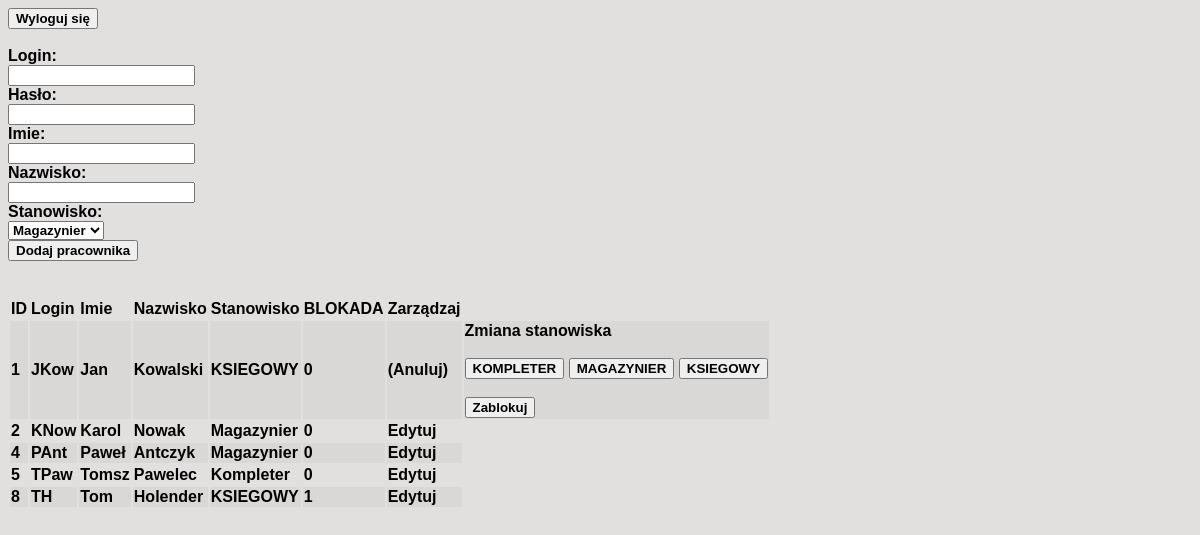
Page /mag/kadra.php?edit=1 on the committed database.
### tables this page shows
CREATE TABLE `pracownik` (
  `ID_PRACOWNIKA` int(11) NOT NULL,
  `IMIE` varchar(30) NOT NULL,
  `NAZWISKO` varchar(50) NOT NULL,
  `STANOWISKO` varchar(20) NOT NULL,
  `DATA_ZATRUDNIENIA` date NOT NULL,
  `HASLO` varchar(30) NOT NULL,
  `LOGIN` varchar(30) NOT NULL,
  `BLOKADA` tinyint(1) NOT NULL
);

### mag/kadra.php (the view, shortened to what this page needs)
<!DOCTYPE HTML>
<html>
<head>
	<link rel="stylesheet" type="text/css" href="style.css">
</head>
<body>
<?php
$conn = mysqli_connect("localhost", "root", "", "magazyn");
mysqli_query($conn, 'SET NAMES utf8');
mysqli_query($conn, 'SET CHARACTER SET utf8');
mysqli_query($conn, "SET collation_connection = utf8_polish_ci");
?>
<form action="klient.php" method="post">
	<button type="submit">Wyloguj się</button>
</form>
<form action="kadra-dodaj.php" method="post">
<br>
		Login:
		<br>
		<input type="text" name="login" required>
		<br>
		Hasło:
		<br>
		<input type="password" name="haslo"	required>
		<br>
		Imie:
		<br>
		<input type="text" name="imie" required>
		<br>
		Nazwisko:
		<br>
		<input type="text" name="nazwisko" required>
		<br>
		Stanowisko:
		<br>
		<select name="stanowisko" required>
		<option>Magazynier</option>
		</select>
		<br>
		<input type="submit" value="Dodaj pracownika">
</form>
<br>
<br>
<table class="tab">
<tr>
<td><b>ID</b></td>
<td><b>Login</b></td>
<td><b>Imie</b></td>
<td><b>Nazwisko</b></td>
<td><b>Stanowisko</b></td>
<td><b>BLOKADA</b></td>
<td><b>Zarządzaj</b></td>
</tr>
<?php
	$result = mysqli_query($conn, "SELECT * FROM PRACOWNIK where STANOWISKO != 'Administrator'");
	while($row = mysqli_fetch_assoc($result))
	{
		$stan=$row['STANOWISKO'];
		$idu=$row['ID_PRACOWNIKA'];
		$log=$row['LOGIN'];
		$akt=$row['BLOKADA'];
		$im=$row['IMIE'];
		$naz=$row['NAZWISKO'];
		echo '<tr>';
		echo '<td>';
		echo $idu;
		echo '</td>';
		echo '<td>';
		echo $log;
		echo '</td>';
		echo '<td>';
		echo $im;
		echo '</td>';
		echo '<td>';
		echo $naz;
		echo '</td>';
		echo '<td>';
		echo $stan;
		echo '</td>';
		echo '<td>';
		echo $akt;
		echo '</td>';
		echo '<td>';
		if($_GET['edit'] == $idu)
		{
		echo '<a href="kadra.php?edit="';
		echo $idu;
		echo '"> (Anuluj)</a>';
		}
		else
		{
		echo '<a href="kadra.php?edit=';
		echo $idu;
		echo '">Edytuj</a>';
		}
		echo '</td>';
		if($_GET['edit']==$idu)
		{
		?>
		<td>
		<b class="nag2">Zmiana stanowiska</b>
		<br>
		<br>
		<form action="kadra-zmien.php" method="post">
		<button type="submit" name="upr" value="3">KOMPLETER</button>
		<button type="submit" name="upr" value="1">MAGAZYNIER</button>
		<button type="submit" name="upr" value="2">KSIEGOWY</button>
		</form>
		<br>
		<form action="kadra-zmien.php" method="post">
		<?php
		if ($akt == 0) echo '<button type="submit" name="blok" value="0">Zablokuj</button>';
		else echo '<button type="submit" name="blok" value="1">Odblokuj</button>';
		echo '</form>';
	}
	}
?>
</body>
</html>

### mag/style.css (style rules this page uses)
* { box-sizing: border-box; font-family: 'Franklin Gothic Medium', 'Arial Narrow', Arial, sans-serif; font-weight: bold; }
body { background: rgb(226, 223, 223); }
a { text-align: center; color: black; text-decoration: none; }
tr:nth-child(even) { background-color: rgba(128, 128, 128, 0.089); }

### rows in the picture
pracownik: ID_PRACOWNIKA "1", LOGIN "JKow", IMIE "Jan", NAZWISKO "Kowalski", STANOWISKO "KSIEGOWY", BLOKADA "0", shows "Zablokuj"
pracownik: ID_PRACOWNIKA "2", LOGIN "KNow", IMIE "Karol", NAZWISKO "Nowak", STANOWISKO "Magazynier", BLOKADA "0"
pracownik: ID_PRACOWNIKA "4", LOGIN "PAnt", IMIE "Paweł", NAZWISKO "Antczyk", STANOWISKO "Magazynier", BLOKADA "0"
pracownik: ID_PRACOWNIKA "5", LOGIN "TPaw", IMIE "Tomsz", NAZWISKO "Pawelec", STANOWISKO "Kompleter", BLOKADA "0"
pracownik: ID_PRACOWNIKA "8", LOGIN "TH", IMIE "Tom", NAZWISKO "Holender", STANOWISKO "KSIEGOWY", BLOKADA "1"
